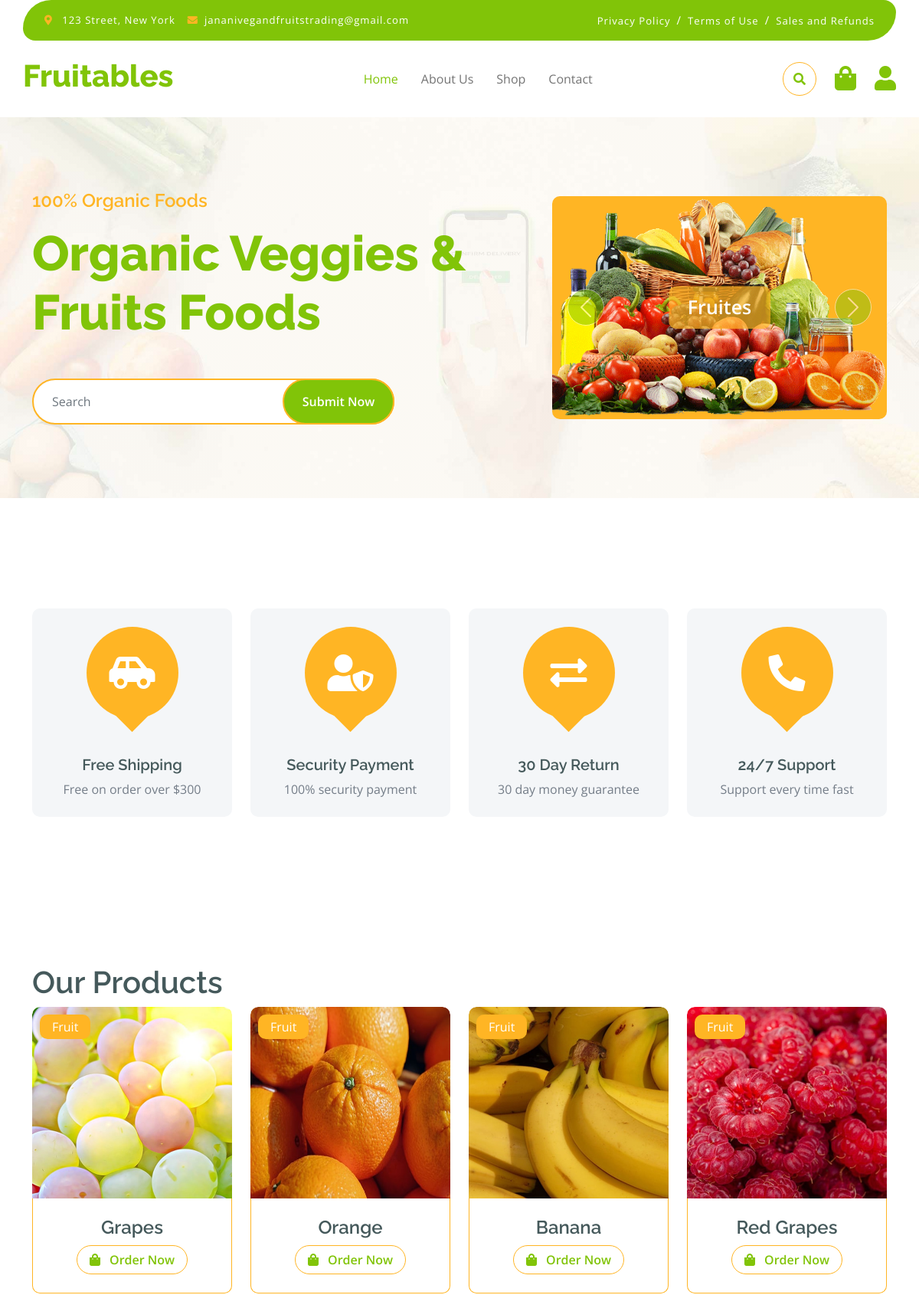
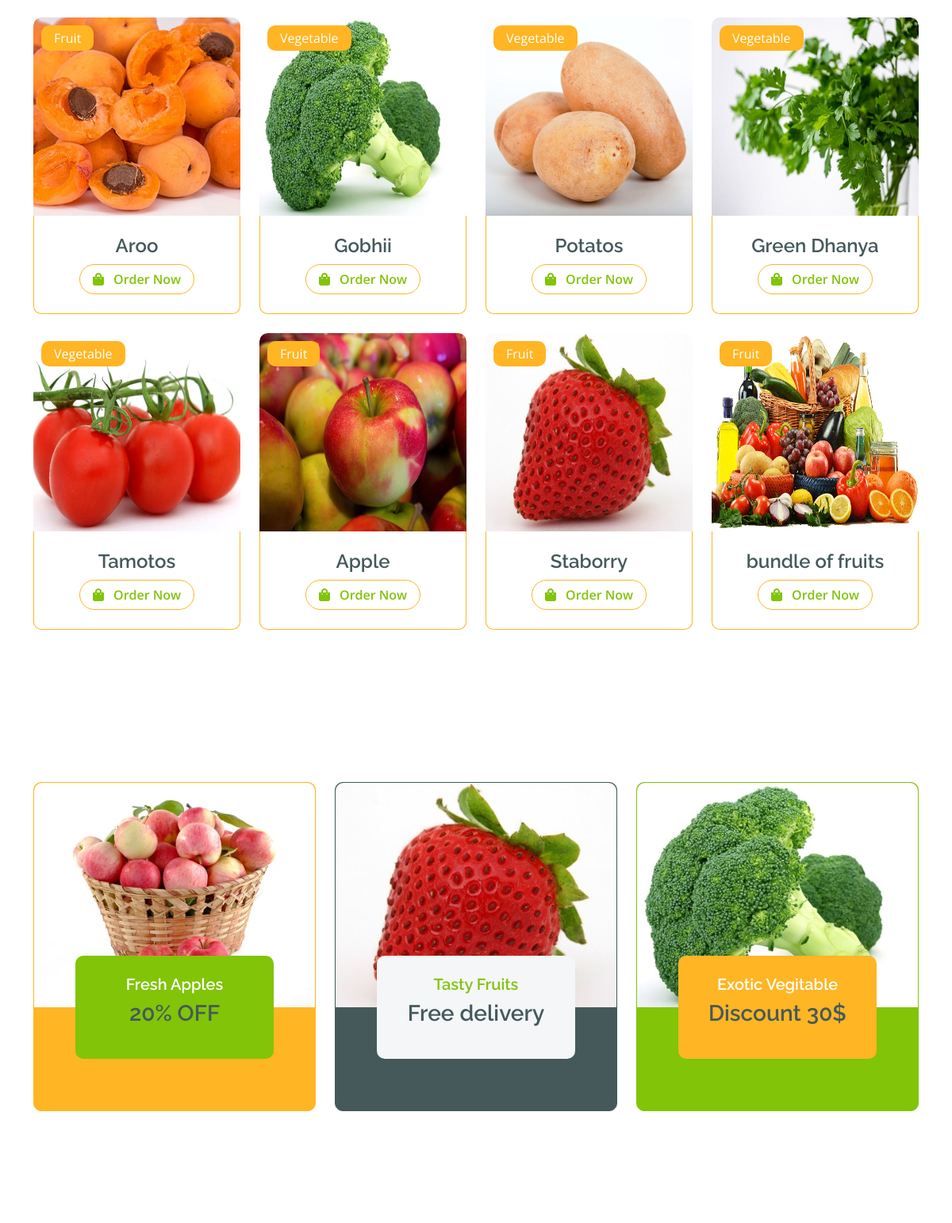
The page / (upper part) on the database its author committed (2 pictures, top to bottom).
### tables this page shows
CREATE TABLE `services` (
  `id` int(11) NOT NULL,
  `sname` varchar(255) NOT NULL,
  `simage` varchar(255) NOT NULL,
  `scateg` varchar(255) NOT NULL,
  `price` varchar(255) DEFAULT NULL,
  `created_at` timestamp NOT NULL DEFAULT current_timestamp()
);

### index.php (the view, shortened to what this page needs)
<!DOCTYPE html>
<html lang="en">
    <head>
    <?php include "include/head.php"; ?>
    </head>
    <body>
      <?php include "include/header.php"; ?>
        <div class="container-fluid py-5 mb-5 hero-header">
            <div class="container py-5">
                <div class="row g-5 align-items-center">
                    <div class="col-md-12 col-lg-7">
                        <h4 class="mb-3 text-secondary">100% Organic Foods</h4>
                        <h1 class="mb-5 display-3 text-primary">Organic Veggies & Fruits Foods</h1>
                        <div class="position-relative mx-auto">
                            <input class="form-control border-2 border-secondary w-75 py-3 px-4 rounded-pill" type="number" placeholder="Search">
                            <button type="submit" class="btn btn-primary border-2 border-secondary py-3 px-4 position-absolute rounded-pill text-white h-100" style="top: 0; right: 25%;">Submit Now</button>
                        </div>
                    </div>
                    <div class="col-md-12 col-lg-5">
                        <div id="carouselId" class="carousel slide position-relative" data-bs-ride="carousel">
                            <div class="carousel-inner" role="listbox">
                                <div class="carousel-item active rounded">
                                    <img src="img/hero-img-1.png" class="img-fluid w-100 h-100 bg-secondary rounded" alt="First slide">
                                    <a href="#" class="btn px-4 py-2 text-white rounded">Fruites</a>
                                </div>
                            </div>
                            <button class="carousel-control-prev" type="button" data-bs-target="#carouselId" data-bs-slide="prev">
                                <span class="carousel-control-prev-icon" aria-hidden="true"></span>
                            </button>
                            <button class="carousel-control-next" type="button" data-bs-target="#carouselId" data-bs-slide="next">
                                <span class="carousel-control-next-icon" aria-hidden="true"></span>
                            </button>
                        </div>
                    </div>
                </div>
            </div>
        </div>
        <div class="container-fluid featurs py-5">
            <div class="container py-5">
                <div class="row g-4">
                    <div class="col-md-6 col-lg-3">
                        <div class="featurs-item text-center rounded bg-light p-4">
                            <div class="featurs-icon btn-square rounded-circle bg-secondary mb-5 mx-auto">
                                <i class="fas fa-car-side fa-3x text-white"></i>
                            </div>
                            <div class="featurs-content text-center">
                                <h5>Free Shipping</h5>
                                <p class="mb-0">Free on order over $300</p>
                            </div>
                        </div>
                    </div>
                    <div class="col-md-6 col-lg-3">
                        <div class="featurs-item text-center rounded bg-light p-4">
                            <div class="featurs-icon btn-square rounded-circle bg-secondary mb-5 mx-auto">
                                <i class="fas fa-user-shield fa-3x text-white"></i>
                            </div>
                            <div class="featurs-content text-center">
                                <h5>Security Payment</h5>
                                <p class="mb-0">100% security payment</p>
                            </div>
                        </div>
                    </div>
                    <div class="col-md-6 col-lg-3">
                        <div class="featurs-item text-center rounded bg-light p-4">
                            <div class="featurs-icon btn-square rounded-circle bg-secondary mb-5 mx-auto">
                                <i class="fas fa-exchange-alt fa-3x text-white"></i>
                            </div>
                            <div class="featurs-content text-center">
                                <h5>30 Day Return</h5>
                                <p class="mb-0">30 day money guarantee</p>
                            </div>
                        </div>
                    </div>
                    <div class="col-md-6 col-lg-3">
                        <div class="featurs-item text-center rounded bg-light p-4">
                            <div class="featurs-icon btn-square rounded-circle bg-secondary mb-5 mx-auto">
                                <i class="fa fa-phone-alt fa-3x text-white"></i>
                            </div>
                            <div class="featurs-content text-center">
                                <h5>24/7 Support</h5>
                                <p class="mb-0">Support every time fast</p>
                            </div>
                        </div>
                    </div>
                </div>
            </div>
        </div>
        <div class="container-fluid fruite py-5">
            <div class="container py-5">
                <div class="tab-class text-center">
                    <div class="row g-4">
                        <div class="col-lg-4 text-start">
                            <h1>Our Products</h1>
                        </div>
                    </div>
                    <div class="tab-content">
                        <div id="tab-1" class="tab-pane fade show p-0 active">
                            <div class="row g-4">
                                <div class="col-lg-12">
                                    <div class="row g-4">
                                    <?php
                                        $s = "select * from services";
                                        $r = mysqli_query($db, $s);
                                        while ($row = mysqli_fetch_assoc($r)) {
                                            $id = $row['id'];
                                            $sname = $row['sname'];
                                            $simage = $row['simage'];
                                            $catego = $row['scateg'];
                                        ?>
                                        <div class="col-md-6 col-lg-4 col-xl-3">
                                            <div class="rounded position-relative fruite-item">
                                                <div class="fruite-img">
                                                    <img src="uploads/service/<?php echo $simage; ?>" class="img-fluidd w-100 rounded-top" alt="" height="250px">
                                                </div>
                                                <div class="text-white bg-secondary px-3 py-1 rounded position-absolute" style="top: 10px; left: 10px;"><?php echo $catego; ?></div>
                                                <div class="p-4 border border-secondary border-top-0 rounded-bottom">
                                                    <h4><?php echo $sname; ?></h4>
                                                    <div class="">
                                                        <a href="shop-detail.php?id=<?php echo $id; ?>" class="btn border border-secondary rounded-pill px-3 text-primary">
                                                            <i class="fa fa-shopping-bag me-2 text-primary"></i> Order Now</a>
                                                    </div>
                                                </div>
                                            </div>
                                        </div>
                                        <?php } ?>
                                    </div>
                                </div>
                            </div>
                        </div>
                    </div>
                </div>
            </div>
        </div>
        <div class="container-fluid service py-5">
            <div class="container py-5">
                <div class="row g-4 justify-content-center">
                    <div class="col-md-6 col-lg-4">
                        <a href="#">
                            <div class="service-item bg-secondary rounded border border-secondary">
                                <img src="img/featur-1.jpg" class="img-fluid rounded-top w-100" alt="">
                                <div class="px-4 rounded-bottom">
                                    <div class="service-content bg-primary text-center p-4 rounded">
                                        <h5 class="text-white">Fresh Apples</h5>
                                        <h3 class="mb-0">20% OFF</h3>
                                    </div>
                                </div>
                            </div>
                        </a>
                    </div>
                    <div class="col-md-6 col-lg-4">
                        <a href="#">
                            <div class="service-item bg-dark rounded border border-dark">
                                <img src="img/featur-2.jpg" class="img-fluid rounded-top w-100" alt="">
                                <div class="px-4 rounded-bottom">
                                    <div class="service-content bg-light text-center p-4 rounded">
                                        <h5 class="text-primary">Tasty Fruits</h5>
                                        <h3 class="mb-0">Free delivery</h3>
                                    </div>
                                </div>
                            </div>
                        </a>
                    </div>
                    <div class="col-md-6 col-lg-4">
                        <a href="#">
                            <div class="service-item bg-primary rounded border border-primary">
                                <img src="img/featur-3.jpg" class="img-fluid rounded-top w-100" alt="">
                                <div class="px-4 rounded-bottom">
                                    <div class="service-content bg-secondary text-center p-4 rounded">
                                        <h5 class="text-white">Exotic Vegitable</h5>
                                        <h3 class="mb-0">Discount 30$</h3>
                                    </div>
                                </div>
                            </div>
                        </a>
                    </div>
                </div>
            </div>
        </div>
    </body>
</html>

### css/style.css (style rules this page uses)
.btn { font-weight: 600; transition: .5s; }
.btn-square { width: 32px; height: 32px; }
.btn-square, .btn-sm-square, .btn-md-square, .btn-lg-square { padding: 0; display: flex; align-items: center; justify-content: center; font-weight: normal; }
.btn.border-secondary { transition: 0.5s; }
.hero-header { background: linear-gradient(rgba(248, 223, 173, 0.1), rgba(248, 223, 173, 0.1)), url(../img/hero-img.jpg); background-position: center center; background-repeat: no-repeat; background-size: cover; }
.carousel-item { position: relative; }
.carousel-item a { position: absolute; top: 50%; left: 50%; transform: translate(-50%, -50%); font-size: 25px; background: linear-gradient(rgba(255, 181, 36, 0.7), rgba(255, 181, 36, 0.7)); }
.carousel-control-next, .carousel-control-prev { width: 48px; height: 48px; border-radius: 48px; border: 1px solid var(--bs-white); background: var(--bs-primary); position: absolute; top: 50%; transform: translateY(-50%); }
.carousel-control-next { margin-right: 20px; }
.carousel-control-prev { margin-left: 20px; }
@media (min-width: 992px) { .hero-header, .page-header { margin-top: 152px !important; } }
.featurs .featurs-item .featurs-icon { position: relative; width: 120px; height: 120px; }
.featurs .featurs-item .featurs-icon::after { content: ""; width: 35px; height: 35px; background: var(--bs-secondary); position: absolute; bottom: -10px; transform: translate(-50%); transform: rotate(45deg); background: var(--bs-secondary); }
.service .service-item .service-content { position: relative; width: 250px; height: 130px; top: -50%; left: 50%; transform: translate(-50%, -50%); }
.fruite .fruite-item { height: 100%; transition: 0.5s; }
.fruite .fruite-item .fruite-img { overflow: hidden; transition: 0.5s; border-radius: 10px 10px 0 0; }
.fruite .fruite-item .fruite-img img { transition: 0.5s; }

### rows shown on the page
services: simage (picture), scateg "Fruit", sname "Grapes"
services: simage (picture), scateg "Fruit", sname "Orange"
services: simage (picture), scateg "Fruit", sname "Banana"
services: simage (picture), scateg "Fruit", sname "Red Grapes"
services: simage (picture), scateg "Fruit", sname "Aroo"
services: simage (picture), scateg "Vegetable", sname "Gobhii"
services: simage (picture), scateg "Vegetable", sname "Potatos"
services: simage (picture), scateg "Vegetable", sname "Green Dhanya"
services: simage (picture), scateg "Vegetable", sname "Tamotos"
services: simage (picture), scateg "Fruit", sname "Apple"
services: simage (picture), scateg "Fruit", sname "Staborry"
services: simage (picture), scateg "Fruit", sname "bundle of fruits"
